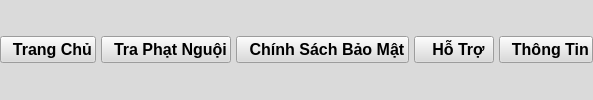
     <widget class="QWidget" name="widget" native="true">
      <property name="styleSheet">
       <string notr="true">background-color: rgb(218, 218, 218);
color: rgb(0, 0, 0);</string>
      </property>
      <layout class="QHBoxLayout" name="horizontalLayout">
       <property name="spacing">
        <number>5</number>
       </property>
       <property name="leftMargin">
        <number>0</number>
       </property>
       <property name="topMargin">
        <number>0</number>
       </property>
       <property name="rightMargin">
        <number>0</number>
       </property>
       <property name="bottomMargin">
        <number>0</number>
       </property>
       <item>
        <widget class="QPushButton" name="pushButton">
         <property name="font">
          <font>
           <family>Tahoma</family>
           <pointsize>12</pointsize>
           <weight>75</weight>
           <bold>true</bold>
          </font>
         </property>
         <property name="text">
          <string>  Trang Chủ</string>
         </property>
         <property name="icon">
          <iconset>
           <normaloff>../icons/home_display.png</normaloff>../icons/home_display.png</iconset>
         </property>
         <property name="iconSize">
          <size>
           <width>25</width>
           <height>25</height>
          </size>
         </property>
        </widget>
       </item>
       <item>
        <widget class="QPushButton" name="pushButton_5">
         <property name="font">
          <font>
           <family>Tahoma</family>
           <pointsize>12</pointsize>
           <weight>75</weight>
           <bold>true</bold>
          </font>
         </property>
         <property name="text">
          <string>  Tra Phạt Nguội</string>
         </property>
         <property name="icon">
          <iconset>
           <normaloff>../icons/paper_display.png</normaloff>../icons/paper_display.png</iconset>
         </property>
         <property name="iconSize">
          <size>
           <width>25</width>
           <height>25</height>
          </size>
         </property>
        </widget>
       </item>
       <item>
        <widget class="QPushButton" name="pushButton_3">
         <property name="font">
          <font>
           <family>Tahoma</family>
           <pointsize>12</pointsize>
           <weight>75</weight>
           <bold>true</bold>
          </font>
         </property>
         <property name="text">
          <string>  Chính Sách Bảo Mật</string>
         </property>
         <property name="icon">
          <iconset>
           <normaloff>../icons/privacy.png</normaloff>../icons/privacy.png</iconset>
         </property>
         <property name="iconSize">
          <size>
           <width>25</width>
           <height>25</height>
          </size>
         </property>
        </widget>
       </item>
       <item>
        <widget class="QPushButton" name="pushButton_6">
         <property name="font">
          <font>
           <family>Tahoma</family>
           <pointsize>12</pointsize>
           <weight>75</weight>
           <bold>true</bold>
          </font>
         </property>
         <property name="text">
          <string>  Hỗ Trợ</string>
         </property>
         <property name="icon">
          <iconset>
           <normaloff>../icons/help_display.png</normaloff>../icons/help_display.png</iconset>
         </property>
         <property name="iconSize">
          <size>
           <width>25</width>
           <height>25</height>
          </size>
         </property>
        </widget>
       </item>
       <item>
        <widget class="QPushButton" name="pushButton_7">
         <property name="font">
          <font>
           <family>Tahoma</family>
           <pointsize>12</pointsize>
           <weight>75</weight>
           <bold>true</bold>
          </font>
         </property>
         <property name="text">
          <string>  Thông Tin</string>
         </property>
         <property name="icon">
          <iconset>
           <normaloff>../icons/information_display.png</normaloff>../icons/information_display.png</iconset>
         </property>
         <property name="iconSize">
          <size>
           <width>25</width>
           <height>25</height>
          </size>
         </property>
        </widget>
       </item>
      </layout>
     </widget>
